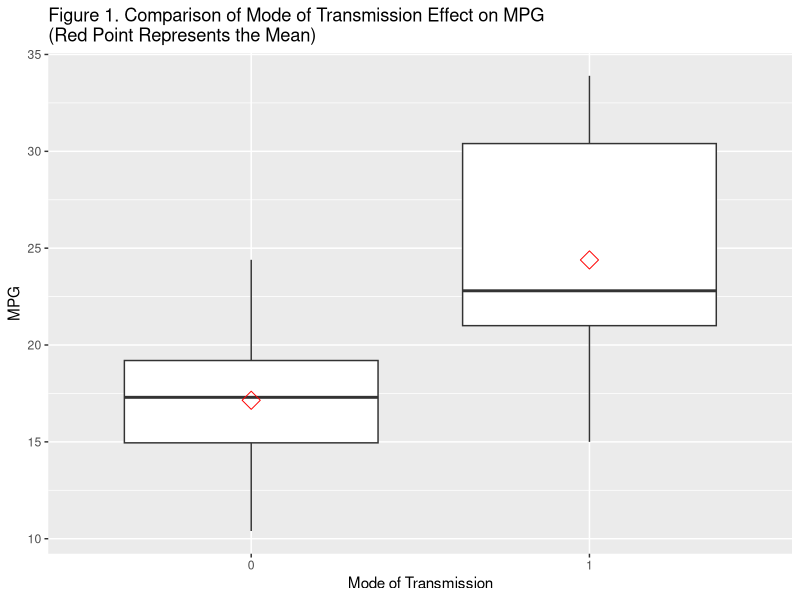
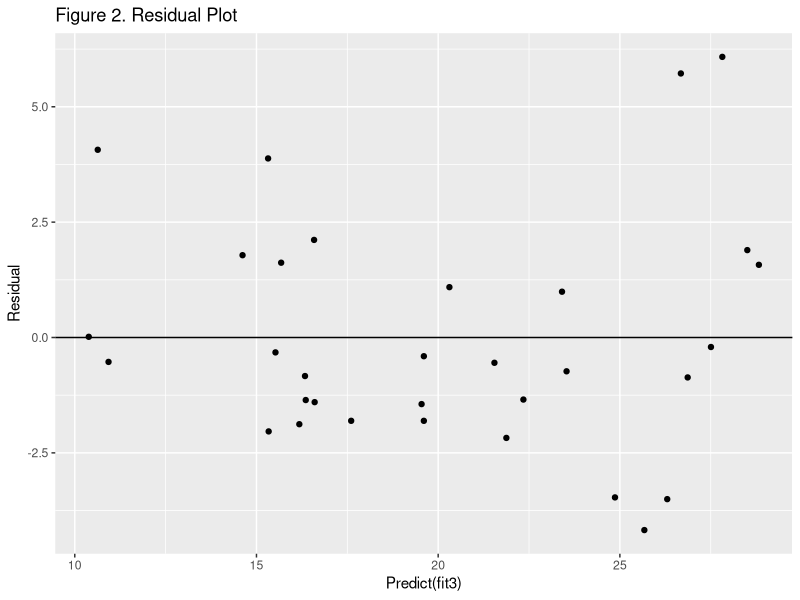
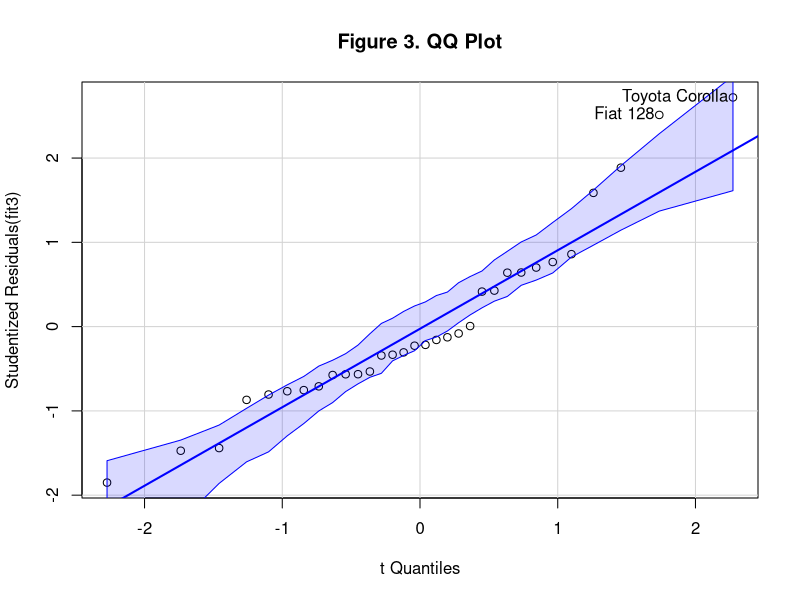

Source code (R) for these figures, in order:
## ---- chunk 1
library(datasets)
library(ggplot2)
library(car)
## ---- chunk 2
cor(mtcars)
## ---- chunk 3
fit1 <- lm(mpg ~ am, mtcars)
fit2 <- lm(mpg ~ am + wt, mtcars)
fit3 <- lm(mpg ~ am + wt + cyl, mtcars)
fit4 <- lm(mpg ~ am + wt + cyl + disp, mtcars)
## ---- chunk 4
anova(fit1, fit2, fit3, fit4)
## ---- chunk 5
s <- summary(fit3)$coeff
s
## ---- chunk 6
g <- ggplot(mtcars, aes(x = as.factor(am), y = mpg))
g <- g + geom_boxplot()
g <- g + ylab("MPG") + xlab("Mode of Transmission") + ggtitle("Figure 1. Comparison of Mode of Transmission Effect on MPG \n(Red Point Represents the Mean)")
g <- g + stat_summary(fun.y=mean, geom="point", shape=5, size=4, colour="red")
g
## ---- chunk 7
residualDF <- data.frame(y = resid(fit3), x = predict(fit3))
g2 = ggplot(residualDF, aes(y = y, x = x))
g2 <- g2 + geom_point()
g2 <- g2 + xlab("Predict(fit3)") + ylab("Residual")+ ggtitle("Figure 2. Residual Plot")
g2 <- g2 + geom_abline(intercept = 0, slope = 0)
g2

## ---- chunk 8
qqPlot(fit3, main="Figure 3. QQ Plot")

